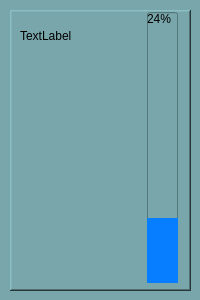
<?xml version="1.0" encoding="UTF-8"?>
<ui version="4.0">
 <class>BallastSmallUnit</class>
 <widget class="QWidget" name="BallastSmallUnit">
  <property name="geometry">
   <rect>
    <x>0</x>
    <y>0</y>
    <width>200</width>
    <height>300</height>
   </rect>
  </property>
  <property name="minimumSize">
   <size>
    <width>200</width>
    <height>300</height>
   </size>
  </property>
  <property name="maximumSize">
   <size>
    <width>200</width>
    <height>300</height>
   </size>
  </property>
  <property name="windowTitle">
   <string>Form</string>
  </property>
  <property name="styleSheet">
   <string notr="true">background-color: rgb(121, 166, 170);</string>
  </property>
  <widget class="QFrame" name="frame">
   <property name="geometry">
    <rect>
     <x>10</x>
     <y>10</y>
     <width>181</width>
     <height>281</height>
    </rect>
   </property>
   <property name="autoFillBackground">
    <bool>false</bool>
   </property>
   <property name="frameShape">
    <enum>QFrame::WinPanel</enum>
   </property>
   <property name="frameShadow">
    <enum>QFrame::Raised</enum>
   </property>
   <widget class="QLabel" name="wbtNameLabel">
    <property name="geometry">
     <rect>
      <x>10</x>
      <y>10</y>
      <width>121</width>
      <height>31</height>
     </rect>
    </property>
    <property name="text">
     <string>TextLabel</string>
    </property>
   </widget>
   <widget class="QProgressBar" name="progressBar">
    <property name="geometry">
     <rect>
      <x>137</x>
      <y>2</y>
      <width>31</width>
      <height>271</height>
     </rect>
    </property>
    <property name="styleSheet">
     <string notr="true">#progressBar::chunk{
	background-color: rgb(6, 126, 255);

}</string>
    </property>
    <property name="value">
     <number>24</number>
    </property>
    <property name="orientation">
     <enum>Qt::Vertical</enum>
    </property>
   </widget>
  </widget>
 </widget>
 <resources/>
 <connections/>
</ui>
